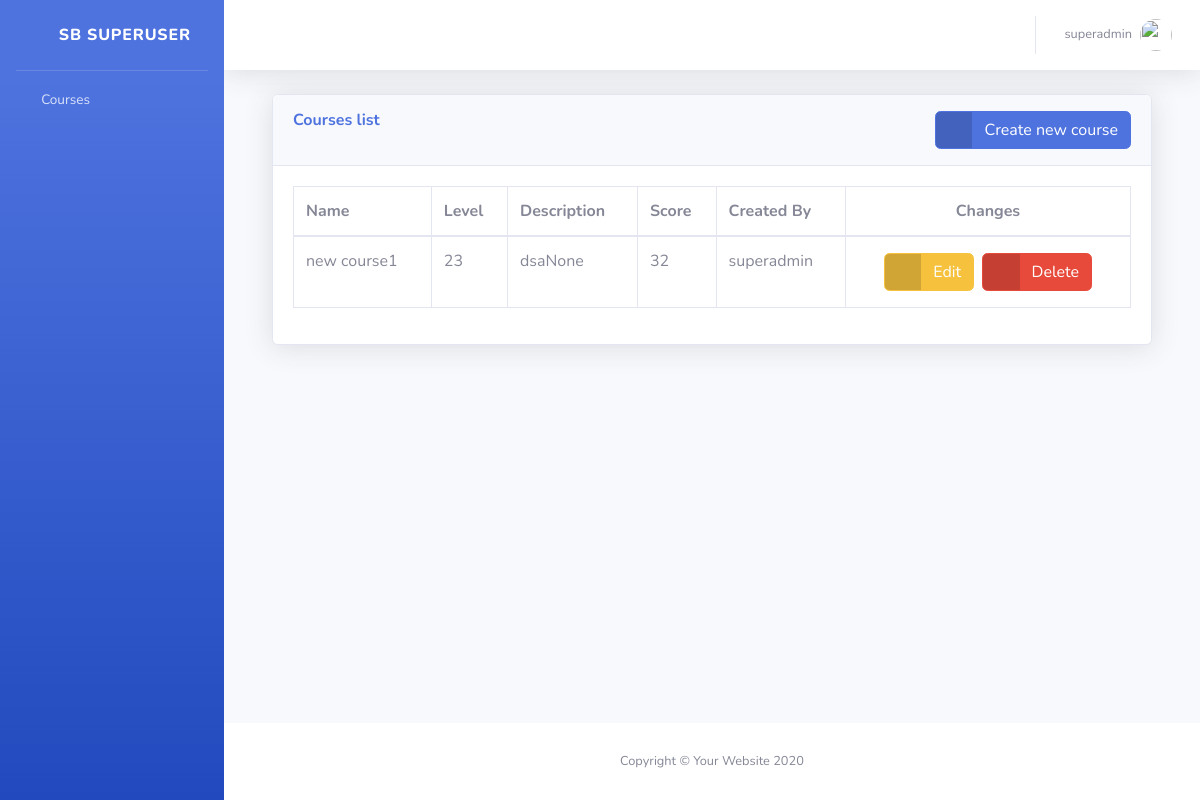
/courses/ (signed in), run on an earlier commit of the app's database.
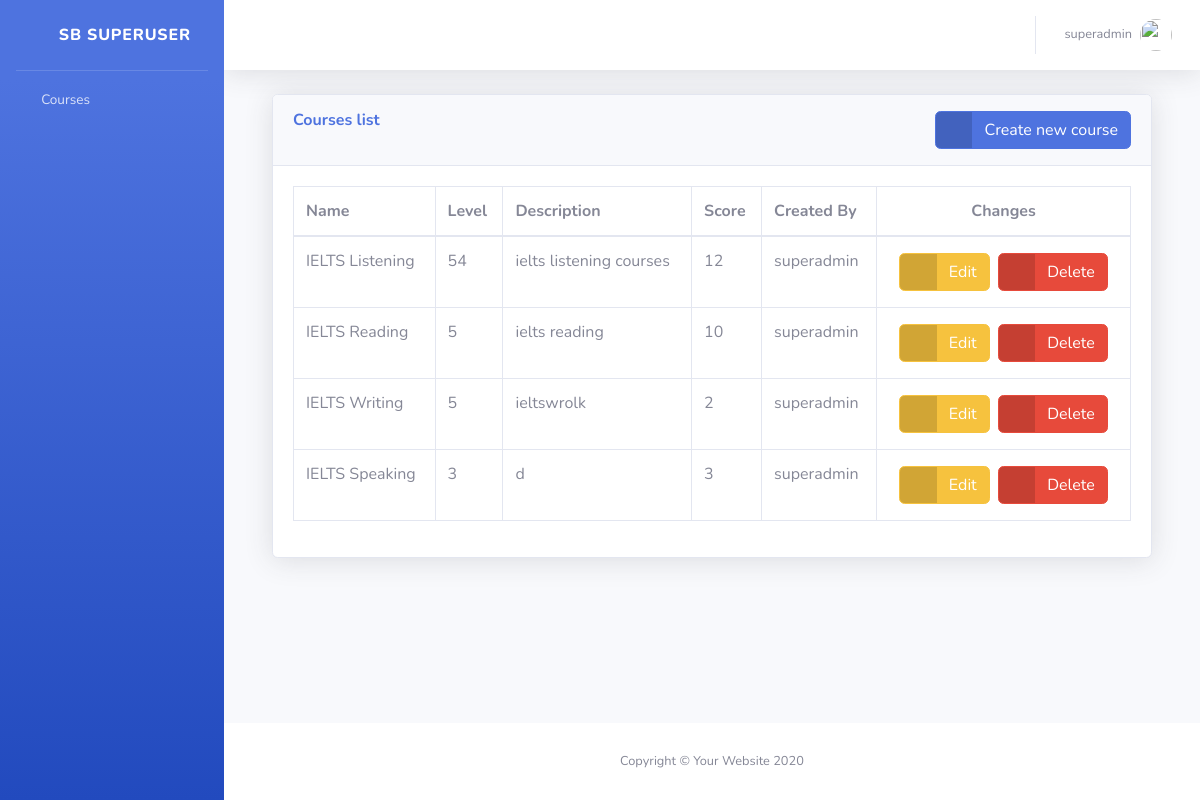
And on a later commit of the database.
### courses/models.py (models this page shows, shortened)
class Course(models.Model):
    course_id = models.AutoField(primary_key=True)
    created_by = models.ForeignKey('auth.User', on_delete=models.CASCADE)
    name = models.CharField(max_length=200)
    level = models.PositiveIntegerField()
    description = models.TextField(null=True, blank=True)
    score = models.PositiveIntegerField()
    class Meta:
        ordering = ['course_id']

### courses/views.py (the view)
# urls.py: path('', course_list, name='course_list'),
@login_required
def course_list(request):
    courses = Course.objects.filter(created_by=request.user)
    return render(request, 'staff/courses/course_list.html', {'courses': courses})

### pages/context_processors.py (called while the page is built)
def base_context(request):
    context = {
        'courses': Course.objects.all(),
    }
    return context

### pages/templatetags/staff_tags.py (called while the page is built)
@register.filter
def has_group(user, group_name):
    if user.is_authenticated:
        print(user.role)
        return user.groups.filter(name=group_name).exists()
    return False

### templates/staff/courses/course_list.html (shortened to what this page needs)
{% extends 'guest/base.html' %}
{% load static %}
{% block content %}
    <div class="container-fluid">
        <div class="card shadow mb-4">
            <div class="card-header py-3 d-flex justify-content-between">
                <h6 class="m-0 font-weight-bold text-primary">Courses list</h6>
                <a href="{% url 'course_create' %}" class="btn btn-primary btn-icon-split">
                    <span class="icon text-white-50">
                        <i class="fas fa-plus"></i>
                    </span>
                    <span class="text">Create new course</span>
                </a>
            </div>
            <div class="card-body">
                <div class="table-responsive">
                    <table class="table table-bordered" id="dataTable" width="100%" cellspacing="0">
                        <thead>
                            <tr>
                                <th>Name</th>
                                <th>Level</th>
                                <th>Description</th>
                                <th>Score</th>
                                <th>Created By</th>
                                <th>
                                    <div class="d-flex justify-content-center">
                                        Changes
                                    </div>
                                </th>
                            </tr>
                        </thead>
                        <tbody>
                            {% for course in courses %}
                                <tr>
                                    <td>{{ course.name }}</td>
                                    <td>{{ course.level }}</td>
                                    <td>{{ course.description }}</td>
                                    <td>{{ course.score }}</td>
                                    <td>{{ course.created_by }}</td>
                                    <td>
                                        <div class="d-flex justify-content-center">
                                            <a href="{% url 'course_update' course.pk %}" class="btn btn-warning btn-icon-split m-1">
                                                <span class="icon text-white-50">
                                                    <i class="fas fa-edit"></i>
                                                </span>
                                                <span class="text">Edit</span>
                                            </a>
                                            <a href="{% url 'course_delete' course.pk %}" class="btn btn-danger btn-icon-split m-1">
                                                <span class="icon text-white-50">
                                                    <i class="fas fa-trash"></i>
                                                </span>
                                                <span class="text">Delete</span>
                                            </a>
                                        </div>
                                    </td>
                                </tr>
                            {% empty %}
                                <tr>
                                    <td colspan="5">No courses available.</td>
                                </tr>
                            {% endfor %}
                        </tbody>
                    </table>
                </div>
            </div>
        </div>
    </div>
{% endblock %}

### templates/guest/base.html (shortened to what this page needs)
<!DOCTYPE html>
<html lang="en">
{% load static %}
{% load staff_tags %}
<head>
    <link href="{% static 'vendor/fontawesome-free/css/all.min.css' %}" rel="stylesheet" type="text/css">
    <link href="{% static 'css/sb-admin-2.min.css' %}" rel="stylesheet">
</head>
<body id="page-top">
    <div id="wrapper">
        <ul class="navbar-nav bg-gradient-primary sidebar sidebar-dark accordion" id="accordionSidebar">
            <a class="sidebar-brand d-flex align-items-center justify-content-center" href="{% url 'staff_home' %}">
                <div class="sidebar-brand-icon rotate-n-15">
                    <i class="fas fa-laugh-wink"></i>
                </div>
                <div class="sidebar-brand-text mx-3">SB
                    {% if user.is_authenticated and user.is_superuser and user.is_staff%}
                        Superuser
                    {% elif user.is_authenticated and user.is_staff %}
                        Staff
                    {% elif user.is_authenticated and user.is_superuser %}
                        Admin
                    {% else %}online courses{% endif %}</div>
            </a>
            <hr class="sidebar-divider my-0">
            {% if user.is_authenticated and user.is_staff %}
                <li class="nav-item">
                    <a class="nav-link collapsed" href="{% url 'course_list' %}" data-toggle="collapse" data-target="#collapseUtilities"
                        aria-expanded="true" aria-controls="collapseUtilities">
                        <i class="fas fa-fw fa-chalkboard-teacher"></i>
                        <span>Courses</span>
                    </a>
                </li>
        {% endif %}
        </ul>
        <div id="content-wrapper" class="d-flex flex-column">
            <div id="content">
                <nav class="navbar navbar-expand navbar-light bg-white topbar mb-4 static-top shadow">
                    <ul class="navbar-nav ml-auto">
                        {% if user.is_authenticated %}
                        <li class="nav-item dropdown no-arrow">
                            <a class="nav-link dropdown-toggle" href="#" id="userDropdown" role="button"
                                data-toggle="dropdown" aria-haspopup="true" aria-expanded="false">
                                <span class="mr-2 d-none d-lg-inline text-gray-600 small">{{ user }}</span>
                                <img class="img-profile rounded-circle"
                                    src="{% static 'img/undraw_profile.svg' %}">
                            </a>
                        </li>
                        {% endif %}
                    </ul>
                </nav>
                <div class="container-fluid">
                    {% block content %}
                    {% endblock %}
                </div>
            </div>
            <footer class="sticky-footer bg-white">
                <div class="container my-auto">
                    <div class="copyright text-center my-auto">
                        <span>Copyright &copy; Your Website 2020</span>
                    </div>
                </div>
            </footer>
        </div>
    </div>
</body>
</html>

What changed in the data, as far as the page shows it:
removed Course: name "new course1", level "23", description "dsaNone", score "32", created_by "superadmin"
added Course: name "IELTS Listening", level "54", description "ielts listening courses", score "12", created_by "superadmin"
added Course: name "IELTS Reading", level "5", description "ielts reading", score "10", created_by "superadmin"
added Course: name "IELTS Writing", level "5", description "ieltswrolk", score "2", created_by "superadmin"
added Course: name "IELTS Speaking", level "3", description "d", score "3", created_by "superadmin"
